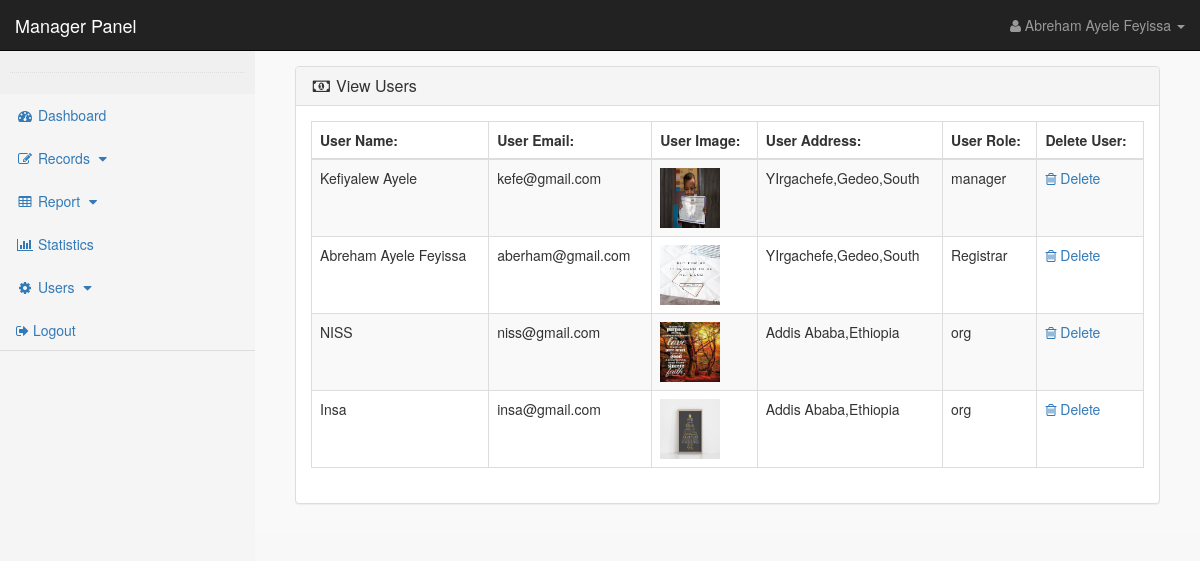
/users/manager.php?view_users&lang=eng (signed in), run on the app's committed database.
### tables this page shows
CREATE TABLE `user` (
  `user_id` int(10) NOT NULL,
  `user_name` varchar(255) NOT NULL,
  `user_email` varchar(255) NOT NULL,
  `user_pass` varchar(255) NOT NULL,
  `user_image` text NOT NULL,
  `user_address` text NOT NULL,
  `user_bid` int(11) NOT NULL,
  `user_position` text NOT NULL,
  `user_confrim_code` text NOT NULL,
  `user_contact` text NOT NULL,
  `user_job` text NOT NULL,
  `user_manager_id` int(11) NOT NULL,
  `user_role` text NOT NULL,
  `user_about` text NOT NULL
);

### users/view_users.php (the view, shortened to what this page needs)
<?php
if(!isset($_SESSION['user_email'])){
echo "<script>window.open('login.php','_self')</script>";
}
else {
?>
<div class="row" >
<div class="col-lg-12" >
<ol class="breadcrumb" >
<li class="active" >
</li>
</ol>
</div>
</div>
<div class="row" >
<div class="col-lg-12" >
<div class="panel panel-default" >
<div class="panel-heading" >
<h3 class="panel-title" >
<i class="fa fa-money fa-fw" ></i> View Users
</h3>
</div>
<div class="panel-body" >
<div class="table-responsive" >
<table class="table table-bordered table-hover table-striped" >
<thead>
<tr>
<th>User Name:</th>
<th>User Email:</th>
<th>User Image:</th>
<th>User Address:</th>
<th>User Role:</th>
<th>Delete User:</th>
</tr>
</thead>
<tbody>
<?php
$get_user = "select * from user";
$run_user = mysqli_query($con,$get_user);
while($row_user = mysqli_fetch_array($run_user)){
$user_id = $row_user['user_id'];
$user_name = $row_user['user_name'];
$user_email = $row_user['user_email'];
$user_image = $row_user['user_image'];
$user_address = $row_user['user_address'];
$user_role = $row_user['user_role'];
?>
<tr>
<td><?php echo $user_name; ?></td>
<td><?php echo $user_email; ?></td>
<td><img src="images/<?php echo $user_image; ?>" width="60" height="60" ></td>
<td><?php echo $user_address; ?></td>
<td><?php echo $user_role; ?></td>
<td>
<a href="manager.php?user_delete=<?php echo $user_id; ?>" >
<i class="fa fa-trash-o" ></i> Delete
</a>
</td>
</tr>
<?php } ?>
</tbody>
</table>
</div>
</div>
</div>
</div>
</div>
<?php }  ?>

### users/includes/manager_sidebar.php (shortened to what this page needs)
<nav class="navbar navbar-inverse  navbar-fixed-top ">
    <div class="navbar-header">
        <a class="navbar-brand" href="manager.php?dashboard">Manager Panel</a>
    </div>
    <ul class="nav navbar-right top-nav" >
        <li class="dropdown">
            <a href="#" class="dropdown-toggle" data-toggle="dropdown">
                <i class="fa fa-user"></i>
                <?php echo $user_name; ?> <b class="caret"></b>
            </a>
        </li>
    </ul>
    <div class="  collapse navbar-collapse navbar-ex1-collapse">
        <div class="nav navbar-nav side-nav " style="background-color: whitesmoke;">
            <div style=" background:#f0f0f0; padding: 10px; ">
                <hr class="dotted short">
            </div>
            <div class="">
            <ul class="nav nav-tabs nav-stacked" style="background: whitesmoke;">
                <li class="<?php if(isset($_GET['dashboard'])){ echo "active"; } ?>">
                    <a href="manager.php?dashboard&lang=eng"> <i class="fa fa-fw fa-dashboard"> </i> Dashboard </a>
                </li>
                <li>
                    <a href="#" data-toggle="collapse" data-target="#records">
                        <i class="fa fa-fw fa-edit"></i> Records
                        <i class="fa fa-fw fa-caret-down"></i>
                    </a>
                </li>
                <li class="<?php if(isset($_GET['user_report'])||isset($_GET['reg_report'])){ echo "active"; } ?>">
                    <a href="#" data-toggle="collapse" data-target="#reports">
                        <i class="fa fa-fw fa-table"></i> Report
                        <i class="fa fa-fw fa-caret-down"></i>
                    </a>
                </li>
                <li>
                <li class="<?php if(isset($_GET['manager_stat'])){ echo "active"; } ?>">
                    <a href="manager.php?manager_stat&lang=eng"><i class="fa fa-fw fa-bar-chart"></i> Statistics </a>
                </li>
                <li>
                    <a href="#" data-toggle="collapse" data-target="#users">
                        <i class="fa fa-fw fa-gear"></i> Users
                        <i class="fa fa-fw fa-caret-down"></i>
                    </a>
                </li>
                <li>
                    <a href="logout.php"> <i class="fa fa-sign-out"></i> Logout </a>
                </li>
            </ul>
            </div>
        </div>
    </div>
</nav>

### users/styles/style.css (style rules this page uses)
body { margin-top: 100px; }
@media (min-width: 768px) { body { margin-top: 50px; } }
.top-nav { padding: 0 15px; }
.top-nav>li { display: inline-block; float: left; }
.top-nav>li>a { padding-top: 15px; padding-bottom: 15px; line-height: 20px; color: #999; }
@media (min-width: 768px) { .side-nav { position: fixed; top: 51px; width: 255px; border-radius: 0; overflow-y: auto; background-color: #222; bottom: 0; overflow-x: hidden; padding-bottom: 40px; } }
.panel-body { border-radius: 5px; }
hr { border: 0; height: 1px; margin: 22px 0 22px 0; }
hr.dotted { height: 0; border-bottom: 1px dotted #ddd; margin: 11px 0 11px 0; }

### users/styles/main.css (style rules this page uses)
body { background-color: rgb(248, 248, 248); }
.row { margin: 0px auto; }

### data on the page
user: user_name "Abreham Ayele Feyissa", user_email "aberham@gmail.com", user_image (picture), user_address "YIrgachefe,Gedeo,South", user_role "Registrar"
user: user_name "Kefiyalew Ayele", user_email "kefe@gmail.com", user_image (picture), user_address "YIrgachefe,Gedeo,South", user_role "manager"
user: user_name "NISS", user_email "niss@gmail.com", user_image (picture), user_address "Addis Ababa,Ethiopia", user_role "org"
user: user_name "Insa", user_email "insa@gmail.com", user_image (picture), user_address "Addis Ababa,Ethiopia", user_role "org"
